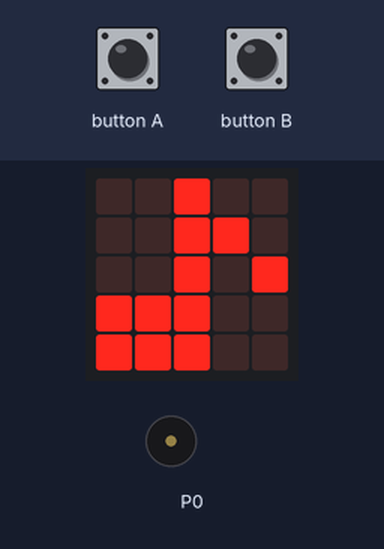
This program was run on a simulated BBC micro:bit (MakeCode). Parts: the board's 5×5 LED display, buzzer (waves = sounding). The inputs (shaded band) are chosen by the test bench.

Above: at 1.2 s.
1.3 s: button A pressed for 0.15 s
At 1.64 s:
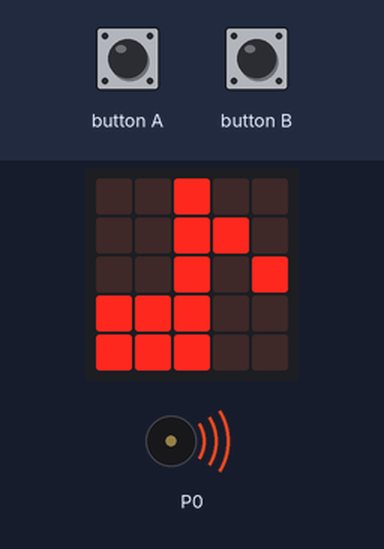
2.0 s: button B pressed for 0.15 s
At 2.46 s:
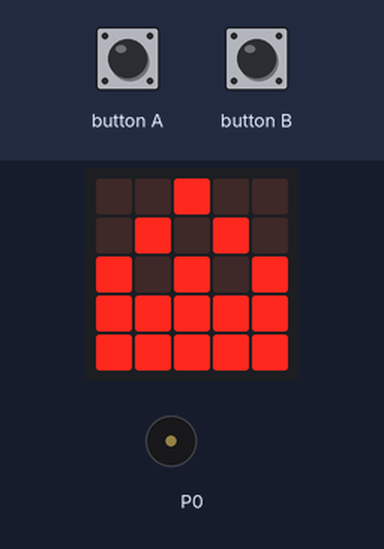
2.7 s: button A pressed for 0.15 s
At 3.29 s:
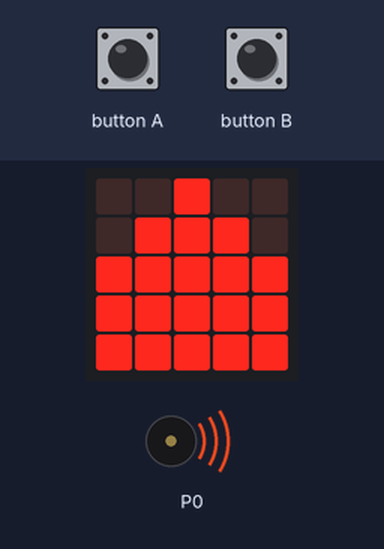
Timing chart, 0 to 12.4 s (numbered marks = the images above; inputs shaded):
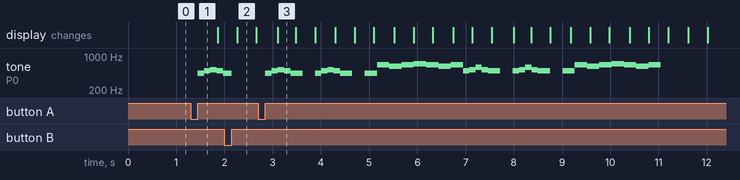

Measured:
- after the input at 1.3 s, tone on P0: plays 440 Hz for 0.13 s, 494 Hz for 0.13 s, 523 Hz for 0.13 s, 494 Hz for 0.13 s, 440 Hz for 0.03 s, starting after 0.15 s
- after the input at 2.7 s, tone on P0: plays 440 Hz for 0.13 s, 494 Hz for 0.13 s, 523 Hz for 0.13 s, 494 Hz for 0.13 s, 440 Hz for 0.25 s, 440 Hz for 0.13 s … (36 notes in this stretch), starting after 0.15 s; the display: changes after 0.41 s (image 3)
- what the display in image 2 shows lasts 0.4 s, from 2.3 s to 2.7 s

The program:

main.ts
```typescript
let 播放 = 0
input.onButtonPressed(Button.A, function () {
    播放 = 1
    music.startMelody(music.builtInMelody(Melodies.Chase), MelodyOptions.Once)
})
input.onButtonPressed(Button.B, function () {
    播放 = 0
    music.stopMelody(MelodyStopOptions.All)
})
basic.forever(function () {
    if (播放) {
        basic.showLeds(`
            . . # . .
            . # # # .
            # # # # #
            # # # # #
            # # # # #
            `)
        basic.showLeds(`
            . . # . .
            . # . # .
            # . # . #
            # # # # #
            # # # # #
            `)
        basic.showLeds(`
            . . . . .
            . . . . .
            . . # . .
            . # # # .
            # # # # #
            `)
    } else {
        basic.showIcon(IconNames.EigthNote)
    }
})
```

test.ts
```typescript
// 在這裡測試；當此封包作為擴充功能時，將不會編譯此內容。
```
